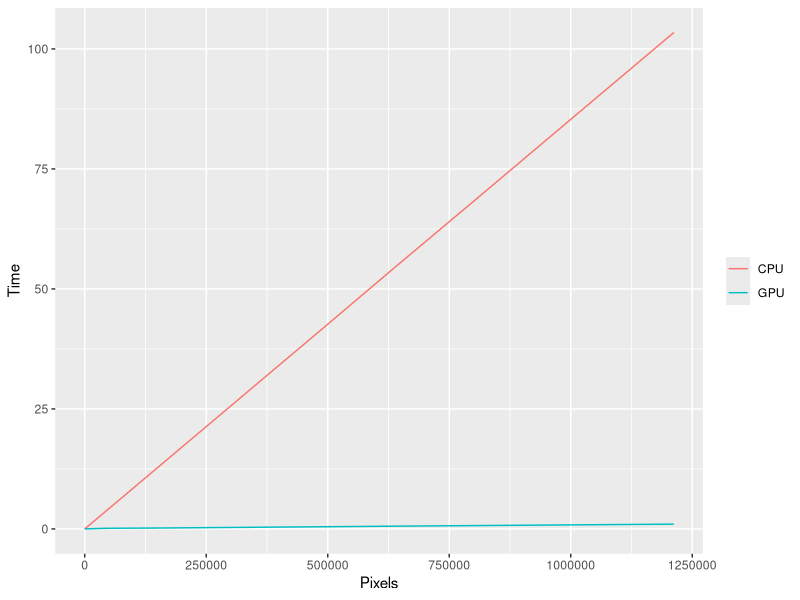
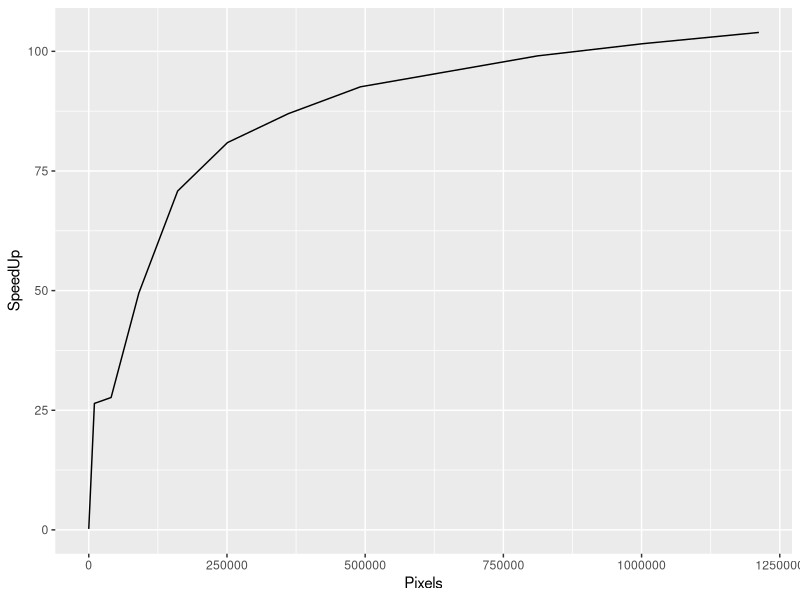

R code for these plots, in order:
## ---- chunk 1
knitr::opts_chunk$set(echo = TRUE)
require(ggplot2)
require(reshape2)
## ---- chunk 2
CPU <- read.csv("999CPU.csv")
GPU <- read.csv("999GPU.100.csv")
m <- merge(CPU,GPU)
colnames(m) <- c("Pixels","CPU","GPU")

EscandiMorning <- melt(m, id.vars = "Pixels")

ggplot(EscandiMorning, aes(Pixels, value, color = variable)) +
  geom_line() +
  ylab("Time") +
  theme(legend.title=element_blank())

speedup <- data.frame(Pixels = m$Pixels,
                      SpeedUp = m$CPU / m$GPU)

ggplot(speedup, aes(Pixels, SpeedUp)) +
  geom_line()
